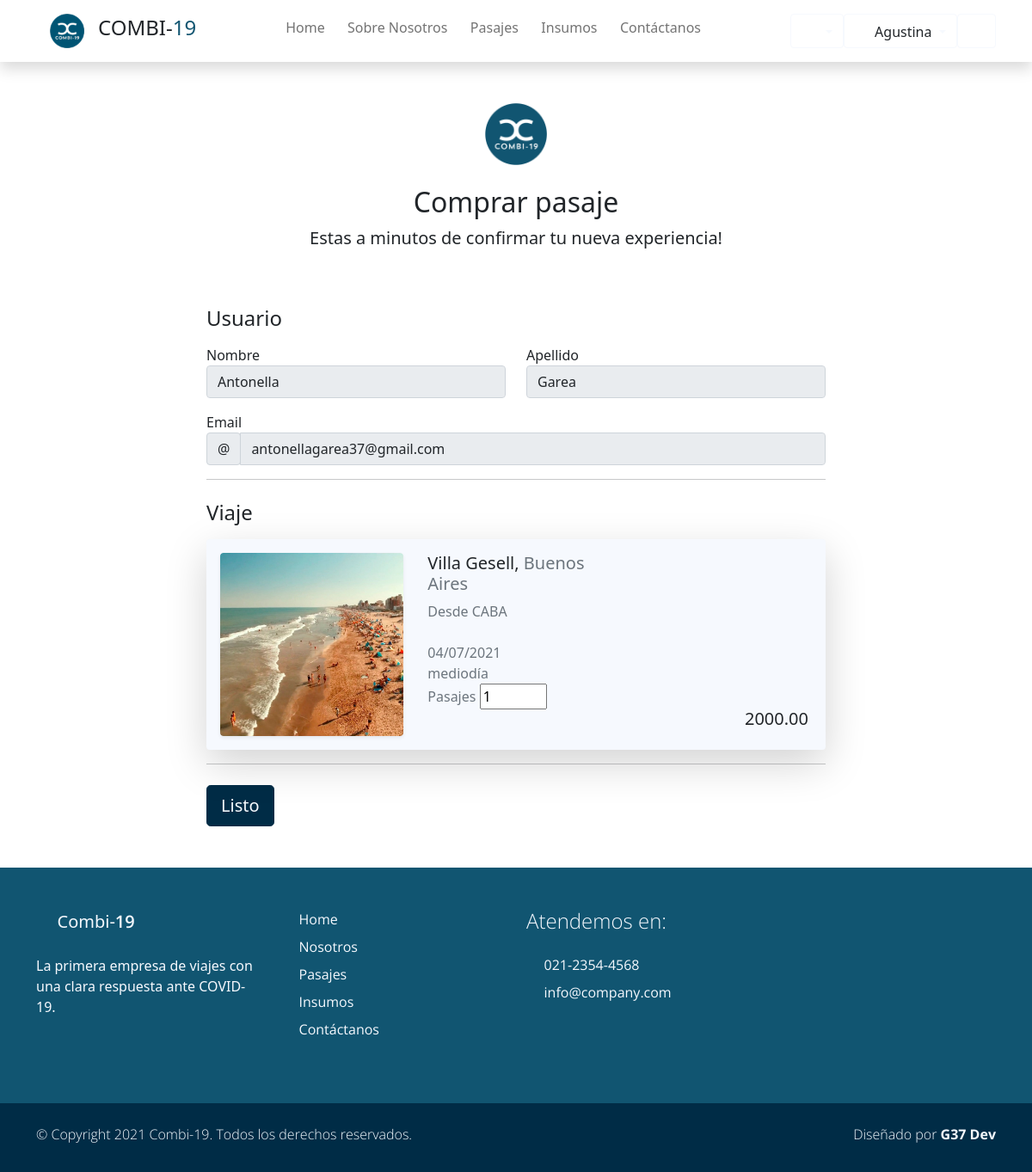
/pasajes/comprar10/10 (signed in), run on the app's committed database.
### users/models.py (models this page shows, shortened)
class Account(AbstractBaseUser):
    email               = models.EmailField(verbose_name="email", max_length=60, unique=True)
    dni                 = models.IntegerField(verbose_name="dni", unique=True,)
    first_name          = models.CharField(max_length=30, verbose_name='Nombre')
    last_name           = models.CharField(max_length=30, verbose_name='Apellido')
    date_of_birth       = models.DateField(blank=True, null=True)
    is_GOLD             = models.BooleanField(default=False)
    _is_admin           = models.BooleanField(default=False)
    is_active           = models.BooleanField(default=True)
    is_staff            = models.BooleanField(default=False)
    _is_superuser       = models.BooleanField(default=False)
    puede_comprar       = models.BooleanField(default=True)
    reactivar           = models.DateField(blank=True, null=True)
    objects = MyAccountManager()
    class Meta:
        verbose_name        = "Usuario"
        verbose_name_plural = "Usuarios"
    USERNAME_FIELD = 'email'
    REQUIRED_FIELDS = ['dni', 'first_name', 'last_name', 'date_of_birth']
    @property
    def is_superuser(self):
        return self.is_admin
    @property
    def is_admin(self):
        return self.is_staff
    @property
    def es_chofer(self):
        try:
            chofer = self.chofer
            return True
        except Chofer.DoesNotExist:
            return False

### Combi19App/models.py (models this page shows, shortened)
class Viaje(models.Model):
    comenzado  = "com"
    finalizado = "fin"
    cancelado  = "can"
    ESTADO_CHOICES = [ (comenzado,'COMENZADO'), (finalizado, 'FINALIZADO'), (cancelado,'CANCELADO') ]
    fecha             =   models.DateTimeField(blank=True, null=True)
    ruta              =   models.ForeignKey(Ruta, default=None, blank=True, null=True, on_delete=models.CASCADE)
    combi             =   models.ForeignKey(Vehiculo, blank=True, null=True, on_delete=models.CASCADE)
    precio            =   models.DecimalField(default=None, blank=True, null=True, max_digits=10, decimal_places=2)
    insumo            =   models.ManyToManyField(Insumo,default=None, blank=True)
    pasajeros         =   models.ManyToManyField(Account, default=None, blank=True)
    asientos_ocupados =   models.IntegerField(default=0, null=True, blank=True)
    estado            =   models.CharField(max_length=3, choices=ESTADO_CHOICES, default=ESTADO_CHOICES[0])
    class Meta:
        unique_together = ('fecha', 'combi')

class Ruta(models.Model):
    origen        = models.ForeignKey(Lugar, default=None, on_delete=models.CASCADE, related_name='origen')
    destino       = models.ForeignKey(Lugar, default=None, on_delete=models.CASCADE, related_name='destino')
    nombre        = models.CharField(max_length=30, blank=True, null=True, verbose_name='Nombre de ruta')
    km            = models.IntegerField(validators=[MinValueValidator(0)])
    class Meta:
        unique_together = ('origen', 'destino')

class Lugar(models.Model):
    nombre        = models.CharField(max_length=40, blank=True, null=True, unique=True, verbose_name='Lugar')
    provincia     = models.CharField(max_length=20, blank=True, null=True)
    codigo_postal = models.IntegerField(blank=True, null=True, unique=True, validators=[MinValueValidator(1000)])
    imagen        = models.ImageField(upload_to="ciudades", blank=True, null=True)
    class Meta:
        verbose_name_plural = "Lugares"
    def __str__(self):
        return f'{self.nombre}'

### Combi19App/views.py (the view, shortened to what this page needs)
@login_required
def comprar_pasaje_chofer(request, *args, **kwargs):
    viaje_id = kwargs.get("v_id")
    try:
        viaje = Viaje.objects.get(pk = viaje_id)
    except:
        return HttpResponse("Hubo un error")
    usuario_id = kwargs.get("p_id")
    try:
        usuario = Account.objects.get(pk = usuario_id)
    except:
        return HttpResponse("Hubo un error")
    context = {"viaje": viaje, "usuario":usuario}
    return render(request, "Combi19App/detalle_viaje_chofer.html", context)

### Combi19App/templates/Combi19App/detalle_viaje_chofer.html (shortened to what this page needs)
{% extends 'Combi19App/base.html' %}
{% load static %}
{% load bootstrap %}
{% load poll_extras %}
{% block content %}
<div class="container">
    <div class="py-5 text-center ">
      <img class="d-block mx-auto mb-4" src="{% static 'Combi19App/img/logo_is.png' %}" alt="" width="72" height="72">
      <h2>Comprar pasaje</h2>
      <p class="lead">Estas a minutos de confirmar tu nueva experiencia! </p>
    </div>
    <div class="row mx-auto">
      <div class="col-md-8 mx-auto">
        <h4 class="mb-3">Usuario</h4>
        <form class=" pb-5" id="formulario" method="POST"> {% csrf_token %}
          <div class="row">
            <div class="col-md-6 mb-3">
              <label for="firstName">Nombre</label>
              <input type="text" class="form-control" id="firstName" placeholder=""  readonly value="{{usuario.first_name}}">
            </div>
            <div class="col-md-6 mb-3">
              <label for="lastName">Apellido</label>
              <input type="text" class="form-control" id="lastName" placeholder=""  readonly value="{{usuario.last_name}}">
            </div>
          </div>
          <div class="mb-3">
            <label for="username">Email</label>
            <div class="input-group">
              <div class="input-group-prepend">
                <span class="input-group-text">@</span>
              </div>
              <input type="text" class="form-control" id="username" placeholder="Username" readonly value="{{usuario.email}}"">
            </div>
          </div>
          <hr class="mb-4">
          <h4 class="mb-3">Viaje</h4>
            <div  class="card bg-light border-0 shadow-lg overflow-hidden">
                <div class="card-body">
                    <div class="row">
                        <div class="col-md-4">
                            <div href="#" class="card border-0 text-white shadow-sm overflow-hidden mx-5 m-sm-0">
                                <img class="card-img" src="{{viaje.ruta.destino.imagen.url}}" alt="">
                            </div>
                        </div>
                        <div class=" col-md-4 px-3">
                            <h5 class="h5 ">{{viaje.ruta.destino}}, <span class="text-muted">{{viaje.ruta.destino.provincia}}</span></h2>
                            <p class="m-0 p-0 text-muted">Desde {{viaje.ruta.origen}} <i class='p-0 bx bx-map'></i></p>
                            <br>
                            <p class="m-0 p-0 text-muted">{{viaje.fecha|date:"d/m/Y"  }} </p>
                            <p class="m-0 p-0 text-muted">{{viaje.fecha | time}} </p>
                            <label class="text-muted"for='asientos_ocupados'>Pasajes</label>
                            <input type="number" name='asientos_ocupados' id='asientos_ocupados' min="1" value="1" max="{{viaje.combi.capacidad | restar:viaje.asientos_ocupados}}" >
                        </div>
                        <div class="col-md-4 px-3 d-flex  flex-column justify-content-end">
                            <p class=" h5 text-end" id="total-precio">{{viaje.precio}}</p>
                        </div>
                    </div>
                </div>
            </div>
          <hr class="mb-4">
          <button class="btn btn-primary btn-lg btn-block " id="boton-listo" type="button">Listo</button>
        </form>
      </div>
    </div>
</div>
{% endblock %}

### Combi19App/templates/Combi19App/base.html (shortened to what this page needs)
{% load static %}
<!DOCTYPE html>
<html lang="es">
<head>
    {% load static %}
    <link href="{% static 'Combi19App/css/bootstrap.min.css' %}" rel="stylesheet">
    <link href="{% static 'Combi19App/css/boxicon.min.css' %}" rel="stylesheet">
    <link rel="stylesheet" href="{% static 'Combi19App/css/estilos.css' %}">
</head>
<body>
    <nav id="main_nav" class="navbar navbar-expand-lg navbar-light bg-white shadow">
        <div class="container d-flex justify-content-center align-items-center">
            <a class="navbar-brand h1 " href="index.html">
                <a class="navbar-brand" href="#!"><img src="{% static 'Combi19App/img/logo_is_chiquito.png' %}" width="40">
                </a>
                <span class="text-dark h4">COMBI-</span><span class="text-primary h4">19</span></a>
            <div class="align-self-center collapse navbar-collapse flex-fill  d-lg-flex justify-content-lg-between" id="navbar-toggler-success">
                <div class="flex-fill mx-xl-5 mb-2">
                    <ul class="nav navbar-nav d-flex justify-content-between mx-xl-5 text-center text-dark">
                       <li class="nav-item">
                            <a class="nav-link btn-outline-primary rounded-pill px-2" href="{% url 'Home' %}">Home</a>
                        </li>
                        <li class="nav-item">
                            <a class="nav-link btn-outline-primary rounded-pill px-2" href="{% url 'About' %}">Sobre Nosotros</a>
                        </li>
                        <li class="nav-item">
                            <a class="nav-link btn-outline-primary rounded-pill px-2" href="{% url 'Pasajes' %}">Pasajes</a>
                        </li>
                        <li class="nav-item">
                            <a class="nav-link btn-outline-primary rounded-pill px-2" href="{% url 'Insumos' %}">Insumos</a>
                        </li>
                        <li class="nav-item">
                            <a class="nav-link btn-outline-primary rounded-pill px-2" href="{% url 'Contacto' %}">Contáctanos</a>
                        </li>
                    </ul>
                </div>
                <div class="navbar align-self-center">
                    <div class="btn-group" role="group">
                        <div class="btn-group" role="group">
                            <button class="btn btn-outline-light dropdown-toggle" type="button" id="dropdownMenuButton1" data-toggle="dropdown" aria-haspopup="true" aria-expanded="false">
                                <i class='bx bx-help-circle bx-sm bx-tada-hover text-primary'></i>
                            </button>
                        </div>
                    </div>
                    <div class="btn-group" role="group">
                        <div class="btn-group" role="group">
                            <button class="btn btn-outline-light dropdown-toggle" type="button" id="dropdownMenuButton" data-toggle="dropdown" aria-haspopup="true" aria-expanded="false">
                                {% if request.user.es_chofer %}
                                    <i class='bx bx-bus bx-sm text-primary''></i>
                                {% else %}
                                    <i class='bx bx-user-circle bx-sm text-primary'></i>
                                {% endif %}
                                <span class="text-dark">{{ request.user.first_name }}</span>
                            </button>
                        </div>
                    </div>
                    <div>
                        <a class="btn btn-outline-light" href="{% url 'Logout' %}">
                            <i class='bx bx-log-out-circle bx-sm text-primary'></i>
                        </a>
                    </div>
                    </div>
                </div>
            </div>
    </nav>
    <div class="main">
        {% block content %}
        {% endblock content %}
    </div>
    <footer class="bg-primary pt-4">
        <div class="container">
            <div class="row py-4">
                <div class="col-lg-3 col-12 align-left">
                    <a class="navbar-brand" href="index.html">
                        <i class='bx bx-bus bx-sm text-light'></i>
                        <span class="text-light h5">Combi-</span><span class="text-light h5 semi-bold-600">19</span>
                    </a>
                    <p class="text-light my-lg-4 my-2">
                        La primera empresa de viajes con una clara respuesta ante COVID-19.
                    </p>
                    <ul class="list-inline footer-icons light-300">
                        <li class="list-inline-item m-0">
                            <a class="text-light" target="_blank" href="http://facebook.com/">
                                <i class='bx bxl-facebook-square bx-md'></i>
                            </a>
                        </li>
                        <li class="list-inline-item m-0">
                            <a class="text-light" target="_blank" href="https://www.linkedin.com/">
                                <i class='bx bxl-linkedin-square bx-md'></i>
                            </a>
                        </li>
                        <li class="list-inline-item m-0">
                            <a class="text-light" target="_blank" href="https://www.whatsapp.com/">
                                <i class='bx bxl-whatsapp-square bx-md'></i>
                            </a>
                        </li>
                    </ul>
                </div>
                <div class="col-lg-3 col-md-4 my-sm-0 mt-4">
                        <ul class="list-unstyled text-light light-300">
                            <li class="pb-2">
                                <i class='bx-fw bx bxs-chevron-right bx-xs'></i><a class="text-decoration-none text-light"
								href="{% url 'Home' %}">Home</a>
                            </li>
                            <li class="pb-2">
                                <i class='bx-fw bx bxs-chevron-right bx-xs'></i><a class="text-decoration-none text-light py-1"
								href="{% url 'About' %}">Nosotros</a>
                            </li>
                            <li class="pb-2">
                                <i class='bx-fw bx bxs-chevron-right bx-xs'></i><a class="text-decoration-none text-light py-1"
								href="#">Pasajes</a>
                            </li>
                            <li class="pb-2">
                                <i class='bx-fw bx bxs-chevron-right bx-xs'></i></i><a class="text-decoration-none text-light py-1"
								href="#"">Insumos</a>
                            </li>
                            <li class="pb-2">
                                <i class='bx-fw bx bxs-chevron-right bx-xs'></i><a class="text-decoration-none text-light py-1"
								href="#">Contáctanos</a>
                            </li>
                        </ul>
                </div>
                <div class="col-lg-3 col-md-4 my-sm-0 mt-4">
                    <h2 class="h4 pb-lg-3 text-light light-300">Atendemos en:</h2>
                    <ul class="list-unstyled text-light light-300">
                        <li class="pb-2">
                            <i class='bx-fw bx bx-phone bx-xs'></i><a class="text-decoration-none text-light py-1"
							href="tel:010-020-0340">021-2354-4568</a>
                        </li>
                        <li class="pb-2">
                            <i class='bx-fw bx bx-mail-send bx-xs'></i><a class="text-decoration-none text-light py-1"
							href="mailto:info@company.com">info@company.com</a>
                        </li>
                    </ul>
                </div>
            </div>
        </div>
        <div class="w-100 bg-secondary py-3">
            <div class="container">
                <div class="row pt-2">
                    <div class="col-lg-6 col-sm-12">
                        <p class="text-lg-start text-center text-light light-300">
                            © Copyright 2021 Combi-19. Todos los derechos reservados.
                        </p>
                    </div>
                    <div class="col-lg-6 col-sm-12">
                        <p class="text-lg-end text-center text-light light-300">
                            Diseñado por <a rel="sponsored" class="text-decoration-none text-light"
							href="https://cursophp.com.ar/" target="_blank"><strong>G37 Dev</strong></a>
                        </p>
                    </div>
                </div>
            </div>
        </div>
    </footer>

### data on the page
Account: user.first_name "Agustina"
Account: first_name "Antonella", last_name "Garea", email "antonellagarea37@gmail.com"
Viaje: ruta.destino.imagen (picture), ruta.destino "Villa Gesell", ruta.destino.provincia "Buenos Aires", ruta.origen "CABA", fecha "04/07/2021", fecha "mediodía", precio "2000.00"
